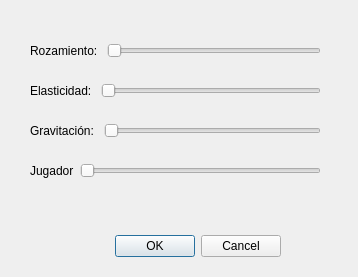
<?xml version="1.0" encoding="UTF-8"?>
<ui version="4.0">
 <class>DParametrosFisicos</class>
 <widget class="QDialog" name="DParametrosFisicos">
  <property name="geometry">
   <rect>
    <x>0</x>
    <y>0</y>
    <width>358</width>
    <height>277</height>
   </rect>
  </property>
  <property name="windowTitle">
   <string>Dialog</string>
  </property>
  <widget class="QDialogButtonBox" name="buttonBox">
   <property name="geometry">
    <rect>
     <x>10</x>
     <y>230</y>
     <width>271</width>
     <height>32</height>
    </rect>
   </property>
   <property name="orientation">
    <enum>Qt::Horizontal</enum>
   </property>
   <property name="standardButtons">
    <set>QDialogButtonBox::Cancel|QDialogButtonBox::Ok</set>
   </property>
  </widget>
  <widget class="QWidget" name="layoutWidget">
   <property name="geometry">
    <rect>
     <x>30</x>
     <y>80</y>
     <width>291</width>
     <height>21</height>
    </rect>
   </property>
   <layout class="QHBoxLayout" name="horizontalLayout_2">
    <item>
     <widget class="QLabel" name="label_2">
      <property name="text">
       <string>Elasticidad: </string>
      </property>
     </widget>
    </item>
    <item>
     <widget class="QSlider" name="spinnerElasticidad">
      <property name="orientation">
       <enum>Qt::Horizontal</enum>
      </property>
     </widget>
    </item>
   </layout>
  </widget>
  <widget class="QWidget" name="layoutWidget_2">
   <property name="geometry">
    <rect>
     <x>30</x>
     <y>120</y>
     <width>291</width>
     <height>21</height>
    </rect>
   </property>
   <layout class="QHBoxLayout" name="horizontalLayout_3">
    <item>
     <widget class="QLabel" name="label_3">
      <property name="text">
       <string>Gravitación: </string>
      </property>
     </widget>
    </item>
    <item>
     <widget class="QSlider" name="spinnerGravitacion">
      <property name="orientation">
       <enum>Qt::Horizontal</enum>
      </property>
     </widget>
    </item>
   </layout>
  </widget>
  <widget class="QWidget" name="layoutWidget_3">
   <property name="geometry">
    <rect>
     <x>30</x>
     <y>160</y>
     <width>291</width>
     <height>21</height>
    </rect>
   </property>
   <layout class="QHBoxLayout" name="horizontalLayout_4">
    <item>
     <widget class="QLabel" name="label_4">
      <property name="text">
       <string>Jugador</string>
      </property>
     </widget>
    </item>
    <item>
     <widget class="QSlider" name="spinnerJugador">
      <property name="orientation">
       <enum>Qt::Horizontal</enum>
      </property>
     </widget>
    </item>
   </layout>
  </widget>
  <widget class="QWidget" name="layoutWidget">
   <property name="geometry">
    <rect>
     <x>30</x>
     <y>40</y>
     <width>291</width>
     <height>21</height>
    </rect>
   </property>
   <layout class="QHBoxLayout" name="horizontalLayout">
    <item>
     <widget class="QLabel" name="label">
      <property name="text">
       <string>Rozamiento: </string>
      </property>
     </widget>
    </item>
    <item>
     <widget class="QSlider" name="spinnerRozamiento">
      <property name="orientation">
       <enum>Qt::Horizontal</enum>
      </property>
     </widget>
    </item>
   </layout>
  </widget>
 </widget>
 <resources/>
 <connections>
  <connection>
   <sender>buttonBox</sender>
   <signal>accepted()</signal>
   <receiver>DParametrosFisicos</receiver>
   <slot>accept()</slot>
   <hints>
    <hint type="sourcelabel">
     <x>248</x>
     <y>254</y>
    </hint>
    <hint type="destinationlabel">
     <x>157</x>
     <y>274</y>
    </hint>
   </hints>
  </connection>
  <connection>
   <sender>buttonBox</sender>
   <signal>rejected()</signal>
   <receiver>DParametrosFisicos</receiver>
   <slot>reject()</slot>
   <hints>
    <hint type="sourcelabel">
     <x>316</x>
     <y>260</y>
    </hint>
    <hint type="destinationlabel">
     <x>286</x>
     <y>274</y>
    </hint>
   </hints>
  </connection>
 </connections>
</ui>
